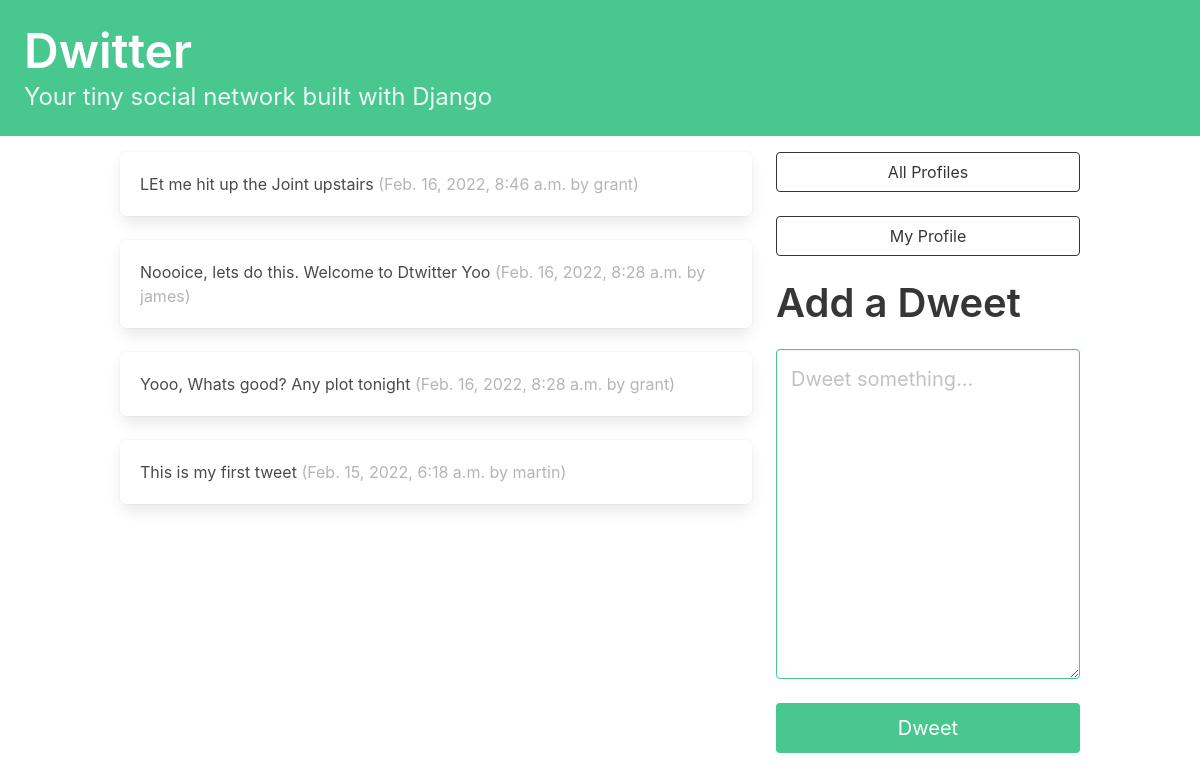
Before: / (signed in) with the older database file.
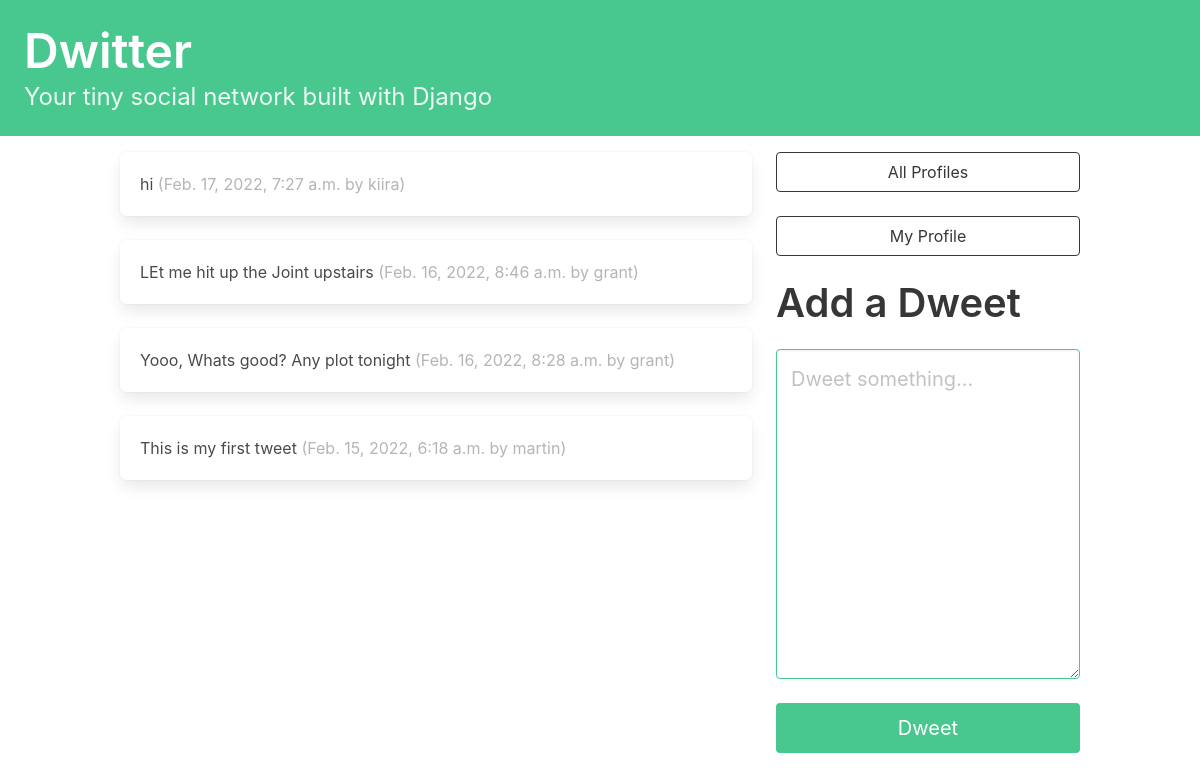
After: the same page with the newer database file.
### dwitter/models.py (models this page shows, shortened)
class Dweet(models.Model):
    user = models.ForeignKey(User, related_name="dweets", on_delete=models.DO_NOTHING)
    body = models.CharField(max_length=140)
    created_at = models.DateTimeField(auto_now_add=True)

### dwitter/views.py (the view)
# urls.py: path("", dashboard, name="dashboard"),
def dashboard(request):
    form = DweetForm(request.POST or None)
    if request.method == "POST":
        if form.is_valid():
            dweet = form.save(commit=False)
            dweet.user = request.user
            dweet.save()
            return redirect("dashboard")
    followed_dweets = Dweet.objects.filter(user__profile__in=request.user.profile.follows.all()).order_by("-created_at")
    context = {'form': form,"dweets": followed_dweets }
    return render(request, "dwitter/dashboard.html", context)

### dwitter/forms.py
class DweetForm(forms.ModelForm):
    body = forms.CharField(
        required=True,
        widget=forms.widgets.Textarea(
            attrs={
                "placeholder": "Dweet something...",
                "class": "textarea is-success is-medium",
            }
        ),
        label="",)
    class Meta:
        model = Dweet
        exclude = ("user", )

### dwitter/templates/dwitter/dashboard.html (shortened to what this page needs)
{% extends 'base.html' %}
{% block content %}
<div class="column">
        {% for dweet in dweets %}
            <div class="box">
                {{ dweet.body }}
                <span class="is-small has-text-grey-light">
                    ({{ dweet.created_at }} by {{ dweet.user.username }})
                </span>
            </div>
        {% endfor %}
</div>
<div class = "column is-one-third">
    <div class="block">
        <a href="{% url 'profile_list'%}">
            <button class="button is-dark is-outlined is-fullwidth">
                All Profiles
            </button>
        </a>
    </div>
    <div class="block">
        <a href="{% url 'profile' user.profile.id%}">
            <button class="button is-dark is-outlined is-fullwidth">
                My Profile
            </button>
        </a>
    </div>
    <div class="block">
        <h2 class="title is-2">Add a Dweet</p>
    </div>
    <div class="block">
<form method = 'POST'>
{{form.as_p}}
<button class = "button is-success is-fullwidth is-medium mt-5">Dweet</button>
</form>
</div>
</div>
{% endblock content %}

Changed rows visible on the page:
no longer on this page (row unchanged): Dweet: body "Noooice, lets do this. Welcome to Dtwitter Yoo", created_at "Feb. 16, 2022, 8:28 a.m.", user.username "james"
added Dweet: body "hi", created_at "Feb. 17, 2022, 7:27 a.m.", user.username "kiira"
